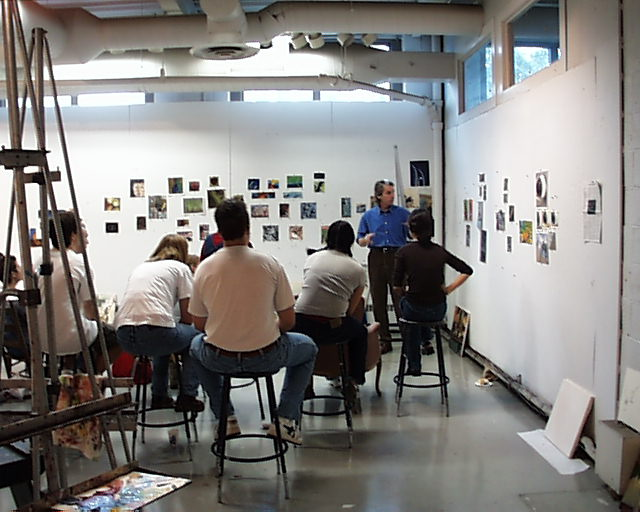
//> input picture Computer Vision/Baseline Image Matching/olympus/pic.0001.jpg, 640 x 512 px, given in place of the camera
$ ./Feature_detection   (built with g++ and OpenCV 4)
//> lines starting //> are read from the running program, lines starting //| are printed output that depends on the picture; after the words box and inside, x2 and y2 are one past the last pixel; in counts of white or black regions, pixels touching at a corner belong together
//> further down, frame is the input picture: 512 rows x 640 cols, CV_8UC3; mean B, G, R 127.9, 130.3, 132.7

#include <opencv2/core/core.hpp>
#include <opencv2/highgui/highgui.hpp>
#include <opencv2/imgproc.hpp>
#include <opencv2/calib3d.hpp>
#include <iostream>
#include <fstream>

using namespace cv;
using namespace std;

Mat harris_detector(Mat img) {
	Mat gray, harris_output, norm, harris_out_norm, harris_out_scale;

	// frame to grayscale
	cvtColor(img, gray, COLOR_BGR2GRAY);
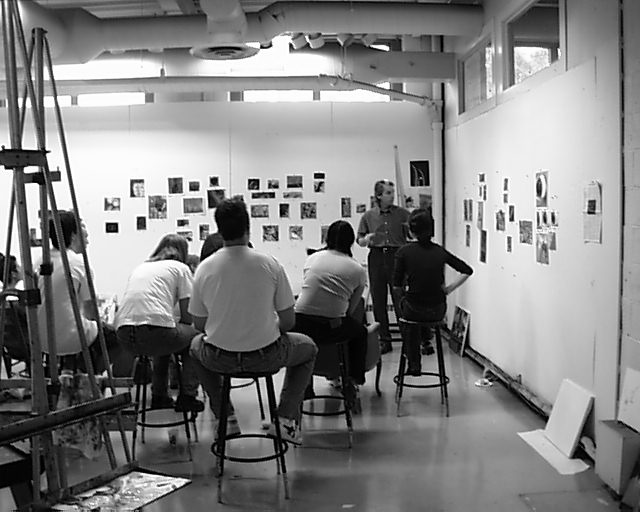
//> gray: 512 rows x 640 cols, CV_8UC1; min 0, max 255, mean 130.7

	//Using Harris Corners to detect features
	harris_output = Mat::zeros(img.size(), CV_32FC1);
	cornerHarris(gray, harris_output, 3, 3, 0.04);
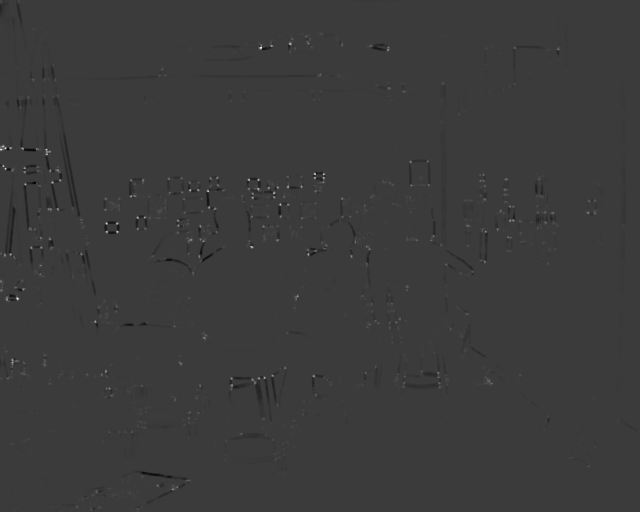
//> harris_output: 512 rows x 640 cols, CV_32FC1; min -0.0132, max 0.0433, mean -2.13e-05; drawn with min black and max white

	//Normalizing image
	normalize(harris_output, harris_out_norm, 0, 255, NORM_MINMAX, CV_32FC1, Mat());
	convertScaleAbs(harris_out_norm, harris_out_scale);

	for (int j = 0; j < harris_out_norm.rows; j++) {
		for (int i = 0; i < harris_out_norm.cols; i++) {
			if ((int)harris_out_norm.at<float>(j, i) > 150) {
				circle(img, Point(i, j), 4, Scalar(0, 0, 255), 2, 8, 0);
			}
		}
	}
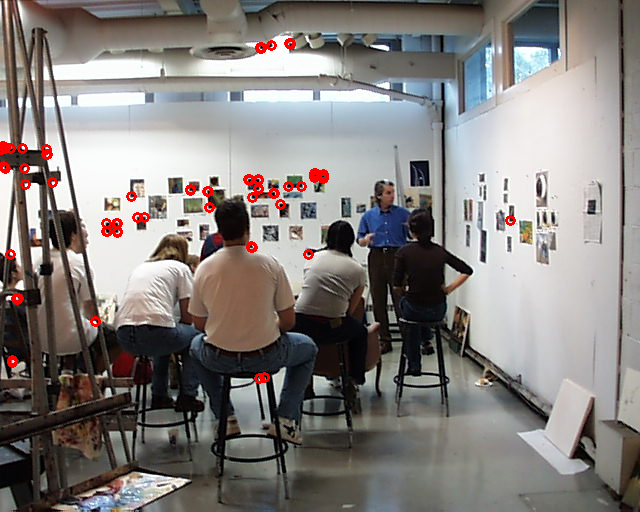
//> img: 512 rows x 640 cols, CV_8UC3; 0.97% of pixels changed, all inside (x1, y1, x2, y2) = (0, 38, 516, 384)
	return(img);
}

int main()
{
	VideoCapture cap(0);
	Mat frame, gray, harris_output, norm, harris_out_norm, harris_out_scale;

	int k = 0;
	for (;;) {
		cap >> frame;

		harris_detector(frame);

		//Showing robust features in realtime
		imshow("Features", frame);


		char key = waitKey(20);
//> the 'q' key is pressed


		if (key == 's') {
			ostringstream save;
			string img = "Image_";
			save << img << k << ".jpg";
			imwrite(save.str(), frame);
			cout << save.str() << " saved" << endl;
			k++;
		}

		// if 'q' is pressed program quits
		if (key == 'q') {
			destroyAllWindows;
			cout << "Closing Program " << endl;
			break;
		}

	}

	return 0;
}
